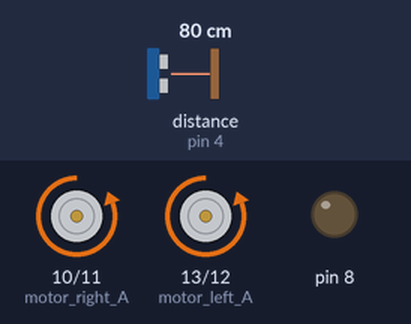
Bench run of a sketch on a simulated Arduino Uno, built with avr-gcc and run on an emulated ATmega328P. On the bench: motor-driver pin pairs drawn as motors (green arrow = first pin HIGH = forward, orange = second pin HIGH = backward, longer = more drive), output pins drawn as LEDs (lit = HIGH). Wiring (inferred from the names in the program): ultrasonic range finder: trigger pin 3; echo pin 4. The inputs (shaded band) are chosen by the test bench; at power-on: distance to the obstacle (sensor on pin 4) 80 cm. The echo pulse lasts 58.3 µs per cm; pins used as bus, display or sensor lines are not drawn; what the sketch prints to the serial monitor is not drawn.

Above: at 0.1 s.
Timing chart, 0 to 1.6 s (numbered marks = the images above):
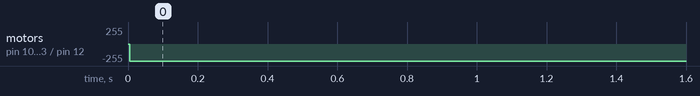

The sketch:

sketch_jul02a.ino
```cpp
  int pushButton = 2;
const int speed1 = 255;

const int echoPin = 4;
const int trigPin = 3;

const int motor_right_A = 10;
const int motor_right_B = 11;

const int motor_left_A = 13;
const int motor_left_B = 12;

int czas = 0;
long duration, distance;

// the setup routine runs once when you press reset:
void setup() {
  // initialize serial communication at 9600 bits per second:
  Serial.begin(9600);
  // make the pushbutton's pin an input:
  pinMode(pushButton, INPUT);

  pinMode(8,OUTPUT);
  pinMode(trigPin,OUTPUT);
  pinMode(echoPin,INPUT);
  pinMode(12,OUTPUT);
  pinMode(13,OUTPUT);
  pinMode(10,OUTPUT);
  pinMode(11,OUTPUT);
}

// the loop routine runs over and over again forever:
void loop() {

  digitalWrite(trigPin,LOW);
  delayMicroseconds(2);

  digitalWrite(trigPin,HIGH);
  delayMicroseconds(10);

  digitalWrite(trigPin,LOW);
  duration = pulseIn(echoPin, HIGH);
  distance = duration /58.1;
  // read the input pin:

   digitalWrite(motor_right_A,LOW);
    digitalWrite(motor_right_B,HIGH);
     digitalWrite(motor_left_A,LOW);
      digitalWrite(motor_left_B,HIGH);
  if(distance > 40) {
   // motor_drive(2);
  } else
  {
    //turn(1);
  }
  Serial.println(distance);
  delay(500);        // delay in between reads for stability
  czas++;
}

void motor_drive(int ile)
{
  // -1 lewy
  // 1 prewy
  // 2 oba
  if(ile == 1)
  {
    motor_stop();

    digitalWrite(motor_right_A,HIGH);
    digitalWrite(motor_right_B,LOW);

    digitalWrite(motor_left_B,HIGH);
    digitalWrite(motor_left_A,LOW);

   }
  if(ile == -1)
  {
    motor_stop();
    digitalWrite(motor_right_A,LOW);
    digitalWrite(motor_right_B,HIGH);

    digitalWrite(motor_left_B,LOW);
    digitalWrite(motor_left_A,HIGH);
  }
  if(ile == 2)
  {
    digitalWrite(motor_left_B,LOW);
    digitalWrite(motor_left_A,HIGH);

    digitalWrite(motor_right_A,HIGH);
    digitalWrite(motor_right_B,LOW);
  }

}

void turn(int side)
{
  if(side == 1) //prawwa
  {
    motor_drive(-1); // krece lewym
  } else if(side == -1)
  {
    motor_drive(1);
  }

}
void motor_stop()
{
   digitalWrite(12,LOW);
    digitalWrite(13,LOW);

    digitalWrite(11,LOW);
    digitalWrite(10,LOW);
}
```

Measured:
- by itself, motor on pin 10 (motor_right_A) / pin 11 (motor_right_B), motor on pin 13 (motor_left_A) / pin 12 (motor_left_B): stopped → backward 255/255 at 0.01 s
